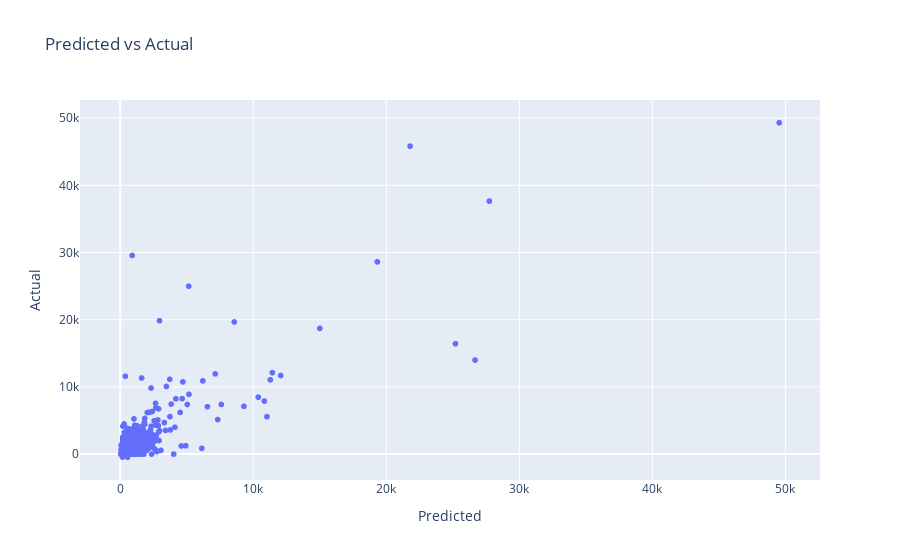

Notebook source saved alongside this figure:
### Code cell
evaluate_model(actual, sales_preds, bins=10)

### Figure 1 — Plotly figure (JSON) as saved in the notebook; plotly's stock layout.template omitted (floating-point values rounded to 4 significant figures; data arrays with more than 128 entries replaced by an {"elided": "..."} marker saying what was removed)
{"data": [{"hovertemplate": "x=%{x}<br>y=%{y}<extra></extra>", "legendgroup": "", "marker": {"color": "#636efa", "symbol": "circle"}, "mode": "markers", "name": "", "showlegend": false, "type": "scattergl", "x": {"elided": "1965 float values"}, "xaxis": "x", "y": {"elided": "1965 float values"}, "yaxis": "y"}], "layout": {"legend": {"tracegroupgap": 0}, "title": {"text": "Predicted vs Actual"}, "xaxis": {"anchor": "y", "domain": [0, 1], "title": {"text": "Predicted"}}, "yaxis": {"anchor": "x", "domain": [0, 1], "title": {"text": "Actual"}}}}
